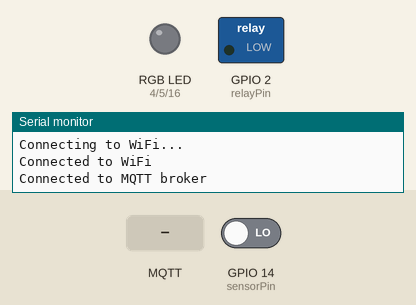
Recording of a sketch running on a simulated ESP8266 (NodeMCU). Parts: switched loads named in the sketch (green lamp = pin HIGH), an RGB LED mixed from three pins (HIGH = lit), the last lines printed to the serial monitor. The inputs (shaded band) are chosen by the test bench; at power-on: GPIO 14 (sensorPin) LOW. WiFi joins after 1.5 s; servers stay silent unless stated; no MQTT or app messages arrive unless stated.

Above: at 3.2 s.
3.3 s: MQTT message "5" arrives on the second subscribed topic
At 4.3 s:
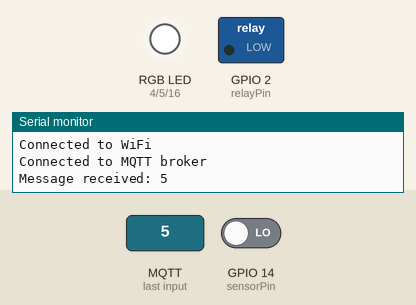
6.3 s: MQTT message "1" arrives on the second subscribed topic
At 7.5 s:
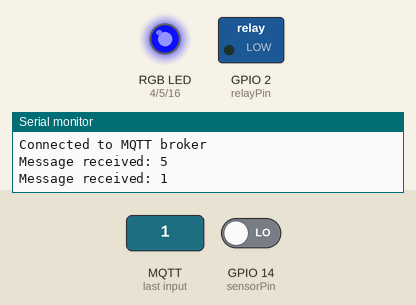
9.3 s: MQTT message "5" arrives on the second subscribed topic
12.3 s: MQTT message "0" arrives on the second subscribed topic
At 13.4 s:
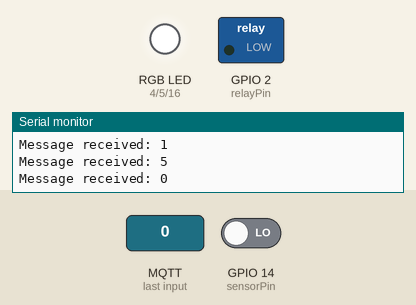
13.9 s: MQTT message "1" arrives on the second subscribed topic
At 14.05 s:
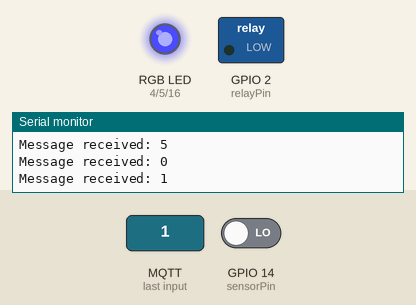
16.9 s: MQTT message "90" arrives on the second subscribed topic
At 17.7 s:
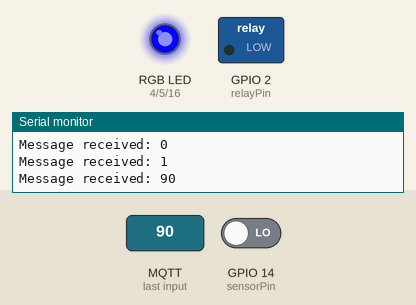
Timing chart, 0 to 19.6 s (numbered marks = the images above; inputs shaded):
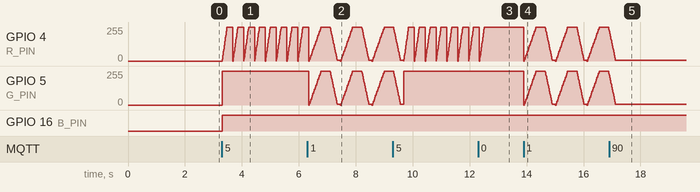

Measured:
- after the input at 12.3 s, GPIO 4 (R_PIN): goes on until 12.5 s, then stays 255/255
- after the input at 16.9 s, GPIO 4 (R_PIN), GPIO 5 (G_PIN): goes on until 17.1 s, then stays 5/255

The sketch:

Multitask.ino
```cpp
#include <ESP8266WiFi.h>
#include <Wire.h>
#include <Adafruit_MLX90614.h>
#include <PubSubClient.h>  // MQTT library

const char *ssid = "thanita_2.4Ghz";
const char *password = "aaoy2425";
const char *mqttServer = "server-mqtt.thddns.net";
const int mqttPort = 3333;
const char *mqttUsername = "mqtt";
const char *mqttPassword = "admin1234";
const char *mqttTopic = "sensor/detect";
const char *mqttTopicTemperature = "sensor/Temperature";
const char *mqttTopicLED = "control/led";

const int sensorPin = 14;  // IR sensor pin connected to D5
const int relayPin = 2;    // Relay control pin connected to D8
#define SCL_PIN 12
#define SDA_PIN 13

// LED PIN
#define R_PIN 4
#define G_PIN 5
#define B_PIN 16

// LED control commands
#define LED_COMMAND_READY 1
#define LED_COMMAND_WORKING 2
#define LED_COMMAND_SUCCESSFUL 3
#define LED_COMMAND_NOT_SUCCESSFUL 4
#define LED_COMMAND_ALERT 5

int ir = 0;

bool previousIRValue = false;  // Variable to store the previous value of the IR sensor

////////////////////

Adafruit_MLX90614 mlx;  // Declare an instance of Adafruit_MLX90614
WiFiClient espClient;
PubSubClient client(espClient);

bool isSensorValueChanged = false;
bool isRelayOn = false;

// Object detection status
bool objectDetected = false;

float temperature = 0;

// Variables to manage timing
unsigned long previousSensorDetectMillis = 0;
unsigned long previousLedControlMillis = 0;
const unsigned long sensorDetectInterval = 100;  // Interval for IR sensor detection (100 milliseconds)
const unsigned long ledControlInterval = 200;    // Interval for LED control (200 milliseconds)

// LED control variables
int temperatureLED = 0;           // Define temperatureLED as a global variable
int prevTemperatureLED = -1;      // Previous value of temperatureLED
bool newCommandReceived = false;  // Global flag to indicate if a new command has been received

void setup() {
  Serial.begin(115200);
  pinMode(R_PIN, OUTPUT);
  pinMode(G_PIN, OUTPUT);
  pinMode(B_PIN, OUTPUT);
  pinMode(sensorPin, INPUT);
  pinMode(relayPin, OUTPUT);  // Set the relay pin as an output
  Wire.begin(SDA_PIN, SCL_PIN);

  if (!mlx.begin()) {
    Serial.println("Error connecting to MLX sensor. Check wiring.");
    while (1)
      ;
  }

  WiFi.begin(ssid, password);

  while (WiFi.status() != WL_CONNECTED) {
    delay(1000);
    Serial.println("Connecting to WiFi...");
  }

  Serial.println("Connected to WiFi");

  client.setServer(mqttServer, mqttPort);
  client.setCallback(callback);

  reconnect();  // Connect to MQTT broker

  // Subscribe to topics
  client.subscribe(mqttTopic);
  client.subscribe(mqttTopicLED);
}

void displayObjectTempC() {
  Serial.print("Object temperature = ");
  Serial.print(mlx.readObjectTempC());
  Serial.println("°C");
  String temperatureString = String(mlx.readObjectTempC(), 2);
  client.publish(mqttTopicTemperature, temperatureString.c_str());
  if (mlx.readObjectTempC() >= 30.4 && mlx.readObjectTempC() <= 37.4) {
    digitalWrite(relayPin, HIGH);  // Turn on the Relay
  } else {
    digitalWrite(relayPin, LOW);  // Turn off the Relay
  }
}

void SensorDetect() {
  bool currentStatus = digitalRead(sensorPin);
  if (currentStatus && !objectDetected) {
    objectDetected = true;
    Serial.println("Object no longer detected: 0");
    client.publish(mqttTopic, "0");  // Publish MQTT message with value 0
  } else if (!currentStatus && objectDetected) {
    objectDetected = false;
    Serial.println("Object detected: 1");
    displayObjectTempC();
    client.publish(mqttTopic, "1");  // Publish MQTT message with value 1
  }
}

void callback(char *topic, byte *payload, unsigned int length) {
  String message = "";
  for (int i = 0; i < length; i++) {
    message += (char)payload[i];
  }
  Serial.println("Message received: " + message);

  if (strcmp(topic, mqttTopicLED) == 0) {
    temperatureLED = message.toInt();  // Update the latest received command
    if (temperatureLED != prevTemperatureLED) {
      newCommandReceived = true;  // Set the flag to indicate that a new command has been received
    }
  }
}

void reconnect() {
  while (!client.connected()) {
    if (client.connect("ESP8266Client", mqttUsername, mqttPassword)) {
      Serial.println("Connected to MQTT broker");
    } else {
      Serial.print("Failed to connect to MQTT broker, rc=");
      Serial.print(client.state());
      Serial.println(" Retrying in 5 seconds...");
      delay(5000);
    }
  }
}

void ledTask() {
  if (newCommandReceived) {
    newCommandReceived = false;  // Reset the flag

    int command = temperatureLED;  // Use the latest received command
    executeCommand(command);

    // Keep executing the command until a new command is received
    while (!newCommandReceived) {
      executeCommand(command);
      client.loop();  // Allow the PubSubClient to handle incoming messages while waiting
    }

    prevTemperatureLED = temperatureLED;  // Set prevTemperatureLED to the current value
  }
}

void alert() {
  int alert = 0;
  for (alert = 0; alert <= 3; alert++) {
    for (int intensity = 0; intensity <= 255; intensity += 15) {
      analogWrite(R_PIN, intensity);
      analogWrite(G_PIN, 255);
      analogWrite(B_PIN, 255);
      delay(10);
    }
    delay(100);
    analogWrite(R_PIN, 255);
    analogWrite(G_PIN, 255);
    analogWrite(B_PIN, 255);
    delay(100);
  }
}

void ready() {
  for (int intensity = 0; intensity <= 255; intensity += 15) {
    analogWrite(R_PIN, intensity);
    analogWrite(G_PIN, intensity);
    analogWrite(B_PIN, 255);
    delay(25);
  }
  delay(300);
  for (int intensity = 255; intensity >= 0; intensity -= 10) {
    analogWrite(R_PIN, intensity);
    analogWrite(G_PIN, intensity);
    analogWrite(B_PIN, 255);
    delay(10);
  }
  delay(100);
}

void successful() {
  int successful = 0;
  for (successful = 0; successful <= 3; successful++) {
    for (int intensity = 0; intensity <= 255; intensity += 15) {
      analogWrite(R_PIN, 255);
      analogWrite(G_PIN, intensity);
      analogWrite(B_PIN, 255);
      delay(10);
    }
    delay(100);
    analogWrite(R_PIN, 255);
    analogWrite(G_PIN, 255);
    analogWrite(B_PIN, 255);
    delay(100);
  }
  analogWrite(R_PIN, 255);
  analogWrite(G_PIN, 0);
  analogWrite(B_PIN, 255);
  delay(3000);
}

void Notsuccessful() {
  int successful = 0;
  for (successful = 0; successful <= 3; successful++) {
    for (int intensity = 0; intensity <= 255; intensity += 15) {
      analogWrite(R_PIN, 255);
      analogWrite(G_PIN, intensity);
      analogWrite(B_PIN, 255);
      delay(10);
    }
    delay(100);
    analogWrite(R_PIN, 255);
    analogWrite(G_PIN, 255);
    analogWrite(B_PIN, 255);
    delay(100);
  }
  analogWrite(R_PIN, 0);
  analogWrite(G_PIN, 255);
  analogWrite(B_PIN, 255);
  delay(3000);
}

void working() {
  analogWrite(R_PIN, 0);
  analogWrite(G_PIN, 0);
  analogWrite(B_PIN, 255);
}

void executeCommand(int command) {
  switch (command) {
    case LED_COMMAND_READY:
      ready();
      break;

    case LED_COMMAND_WORKING:
      working();
      break;

    case LED_COMMAND_SUCCESSFUL:
      successful();
      break;

    case LED_COMMAND_NOT_SUCCESSFUL:
      Notsuccessful();
      break;

    case LED_COMMAND_ALERT:
      alert();
      break;

    default:
      // Invalid command
      break;
  }

  newCommandReceived = false;  // Reset the flag after executing the command
}

void loop() {
  // Call the SensorDetect function at regular intervals
  unsigned long currentMillis = millis();
  if (currentMillis - previousSensorDetectMillis >= sensorDetectInterval) {
    previousSensorDetectMillis = currentMillis;
    SensorDetect();
  }

  // Call the ledTask function at regular intervals
  if (newCommandReceived) {
    ledTask();
  }

  // Reconnect to MQTT broker if disconnected
  if (!client.connected()) {
    reconnect();
  }
  client.loop();  // Handle incoming MQTT messages

  // Add any other code here that you want to run continuously in the loop
}
```
